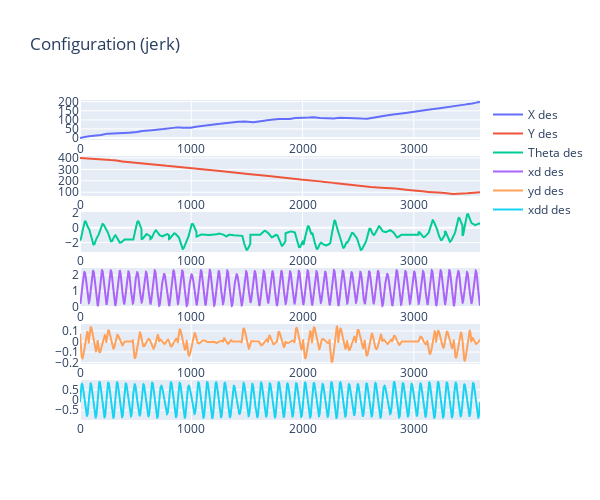

Notebook code cell kept with this figure:
### Markdown cell above
## Plotting

### Code cell
evaluate.plot_stuff()

### Figure 1 — Plotly figure (JSON) as saved in the notebook; plotly's stock layout.template omitted (floating-point values rounded to 4 significant figures; data arrays with more than 128 entries replaced by an {"elided": "..."} marker saying what was removed)
{"data": [{"name": "X des", "type": "scatter", "x": {"elided": "3595 float values"}, "xaxis": "x", "y": {"elided": "3595 float values"}, "yaxis": "y"}, {"name": "Y des", "type": "scatter", "x": {"elided": "3595 float values"}, "xaxis": "x2", "y": {"elided": "3595 float values"}, "yaxis": "y2"}, {"name": "Theta des", "type": "scatter", "x": {"elided": "3595 float values"}, "xaxis": "x3", "y": {"elided": "3595 float values"}, "yaxis": "y3"}, {"name": "xd des", "type": "scatter", "x": {"elided": "3595 float values"}, "xaxis": "x4", "y": {"elided": "3595 float values"}, "yaxis": "y4"}, {"name": "yd des", "type": "scatter", "x": {"elided": "3595 float values"}, "xaxis": "x5", "y": {"elided": "3595 float values"}, "yaxis": "y5"}, {"name": "xdd des", "type": "scatter", "x": {"elided": "3595 float values"}, "xaxis": "x6", "y": {"elided": "3595 float values"}, "yaxis": "y6"}], "layout": {"height": 500, "title": {"text": "Configuration (jerk)"}, "width": 600, "xaxis": {"anchor": "y", "domain": [0, 1]}, "xaxis2": {"anchor": "y2", "domain": [0, 1]}, "xaxis3": {"anchor": "y3", "domain": [0, 1]}, "xaxis4": {"anchor": "y4", "domain": [0, 1]}, "xaxis5": {"anchor": "y5", "domain": [0, 1]}, "xaxis6": {"anchor": "y6", "domain": [0, 1]}, "yaxis": {"anchor": "x", "domain": [0.875, 1]}, "yaxis2": {"anchor": "x2", "domain": [0.7, 0.825]}, "yaxis3": {"anchor": "x3", "domain": [0.525, 0.65]}, "yaxis4": {"anchor": "x4", "domain": [0.35, 0.475]}, "yaxis5": {"anchor": "x5", "domain": [0.175, 0.3]}, "yaxis6": {"anchor": "x6", "domain": [0, 0.125]}}}
